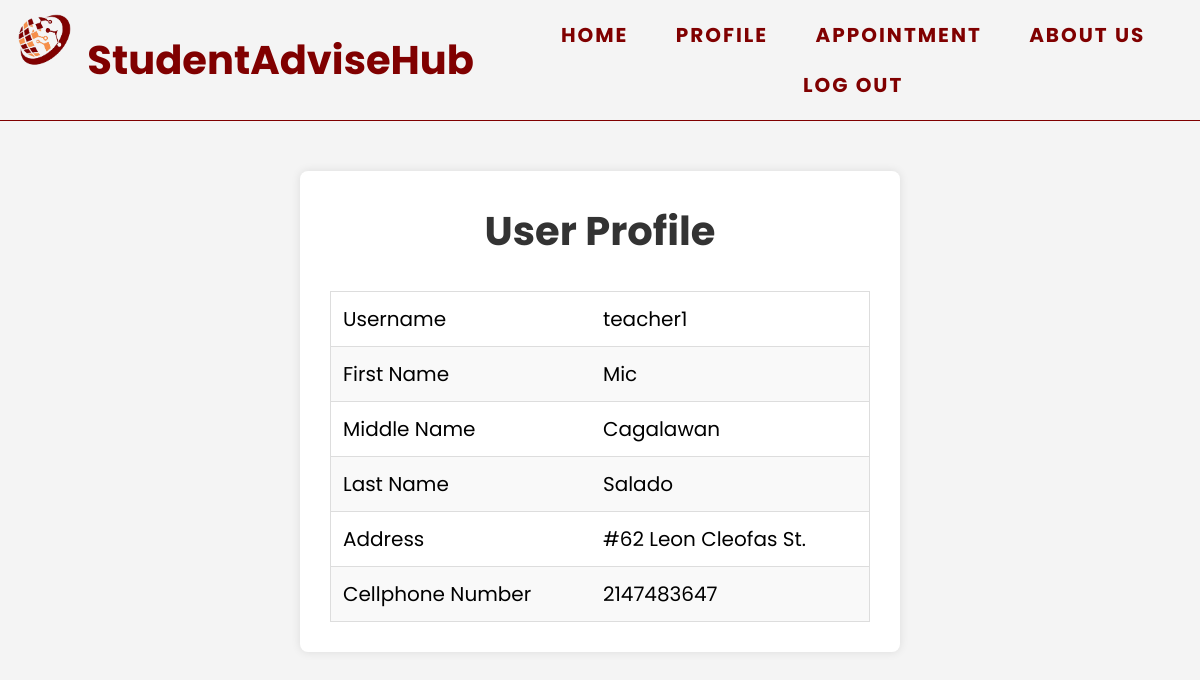
/profile1.php (signed in), run on the app's committed database.
### tables this page shows
CREATE TABLE `users` (
  `user_id` int(255) NOT NULL,
  `firstname` varchar(255) NOT NULL,
  `lastname` varchar(255) NOT NULL,
  `middlename` varchar(255) NOT NULL,
  `password` varchar(255) NOT NULL,
  `address` varchar(255) NOT NULL,
  `cellphone` int(255) NOT NULL,
  `student_number` varchar(255) NOT NULL,
  `username` varchar(255) NOT NULL,
  `role` varchar(255) NOT NULL,
  `professor_name` varchar(255) NOT NULL
);

### profile1.php (the view, shortened to what this page needs)
<?php
include 'connection.php';
$username = $_SESSION['username'];
$sql = "SELECT * FROM users WHERE username = '$username'";
$result = $conn->query($sql);
if ($result->num_rows == 1) {
    $userData = $result->fetch_assoc();
} else {
    echo "Error: User not found!";
    exit();
}
?>
<?php
if (isset($_SESSION['user_id'])) {
    ?>
<!DOCTYPE html>
<html lang="en">
<head>
    <link rel="stylesheet" href="stylein1.css">
</head>
<body>
    <div class="container">
        <div class="container" style="display: flex; justify-content: space-between; border-bottom: 1px solid #800000">
    <img src="./logo.png" alt="Icon" width="auto" height="80px" >
    <h1 style="width: 40%; align-self: center;">StudentAdviseHub</h1>
    <div id="navbar">
        <ul>
            <li><a href="./index.php">HOME</a></li>
            <li><a href="./profile1.php">PROFILE</a></li>
            <div class="dropdown">
            <li><a href="./appointment.php">APPOINTMENT</a></li>
            </div>
            <li><a href="./about.php">ABOUT US</a></li>
            <li><a href="./logout.php">LOG OUT</a></li>
        </ul>
    </div>
</div>
    <div class="container1">
        <h1>User Profile</h1>
        <table>
            <tr>
                <td>Username</td>
                <td><?php echo $userData['username']; ?></td>
            </tr>
            <tr>
                <td>First Name</td>
                <td><?php echo $userData['firstname']; ?></td>
            </tr>
            <tr>
                <td>Middle Name</td>
                <td><?php echo $userData['middlename']; ?></td>
            </tr>
            <tr>
                <td>Last Name</td>
                <td><?php echo $userData['lastname']; ?></td>
            </tr>
            <tr>
                <td>Address</td>
                <td><?php echo $userData['address']; ?></td>
            </tr>
            <tr>
                <td>Cellphone Number</td>
                <td><?php echo $userData['cellphone']; ?></td>
            </tr>
        </table>
    </div>
</body>
</html>
<?php }else {
	exit;
} ?>

### stylein1.css (style rules this page uses)
* { margin: 0; padding: 0; box-sizing: border-box; font-family: 'Poppins', sans-serif; }
body { font-size: 20px; background-color: whitesmoke; margin: 0; }
#navbar { padding: 10px; letter-spacing: 2px; display: flex; }
#navbar ul { text-align: center; }
#navbar li { display: inline-flex; padding-left: 10px; padding-right: 10px; }
#navbar li a { color: maroon; font-weight: bold; text-decoration: none; padding: 10px; }
.container h1 { color: maroon; }
.dropdown { position: relative; display: inline-block; }

### profile1.php (style rules this page uses)
body { font-family: Arial, sans-serif; background-color: #f4f4f4; margin: 0; padding: 0; }
.container1 { max-width: 600px; margin: 50px auto; background-color: #fff; padding: 30px; border-radius: 8px; box-shadow: 0 0 10px rgba(0, 0, 0, 0.1); }
.container1 h1 { text-align: center; margin-bottom: 30px; color: #333; }
.container1 table { width: 100%; border-collapse: collapse; border: 1px solid #ddd; }
.container1 th, td { padding: 12px; border-bottom: 1px solid #ddd; text-align: left; }
.container1 tr:nth-child(even) { background-color: #f9f9f9; }

### data on the page
users: username "teacher1", firstname "Mic", middlename "Cagalawan", lastname "Salado", address "#62 Leon Cleofas St.", cellphone "2147483647"
